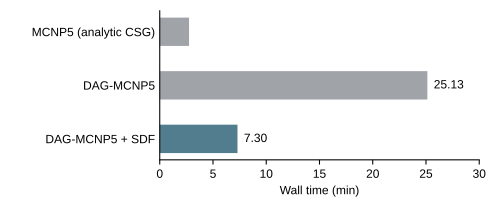

Here is the Python script that generated this plot:
"""Redraw of Shriwise et al. (2017), DOI 10.1016/j.net.2017.08.008, Table 1.
Contract: same-study wall times reveal SDF query savings and residual CAD overhead.
Single-panel quantitative comparison. No timing-repeat uncertainty reported in source.
Source data: ../references/shriwise2017_table1.csv. All three implementations retained.
"""
from pathlib import Path
import csv
import matplotlib as mpl
import matplotlib.pyplot as plt
mpl.rcParams.update({'font.family':'Arial','font.size':9,'axes.labelsize':9,'xtick.labelsize':9,'ytick.labelsize':9,'pdf.fonttype':42,'svg.fonttype':'none','savefig.dpi':300})
root=Path(__file__).resolve().parents[1]
rows=list(csv.DictReader((root/'references/shriwise2017_table1.csv').open()))
fig,ax=plt.subplots(figsize=(5.2,2.25))
fig.subplots_adjust(left=.32,right=.96,bottom=.26,top=.95)
values=[float(r['wall_time_min']) for r in rows]
ax.barh([0,1,2],values,height=.53,color=['#A0A4A8','#A0A4A8','#527D8E'])
ax.set_yticks([0,1,2],['MCNP5 (analytic CSG)','DAG-MCNP5','DAG-MCNP5 + SDF'])
ax.invert_yaxis();ax.set_xlim(0,30);ax.set_xticks([0,5,10,15,20,25,30]);ax.set_xlabel('Wall time (min)')
ax.spines[['top','right']].set_visible(False)
ax.tick_params(axis='y',length=0)
ax.text(25.13+.6,1,'25.13',va='center',fontsize=9)
ax.text(7.3+.6,2,'7.30',va='center',fontsize=9)
fig.savefig(root/'figures/geometry_sdf.pdf')
fig.savefig(root/'figure_sources/geometry_sdf.svg')
fig.savefig(root/'figures/geometry_sdf.png',dpi=300)
plt.close(fig)
